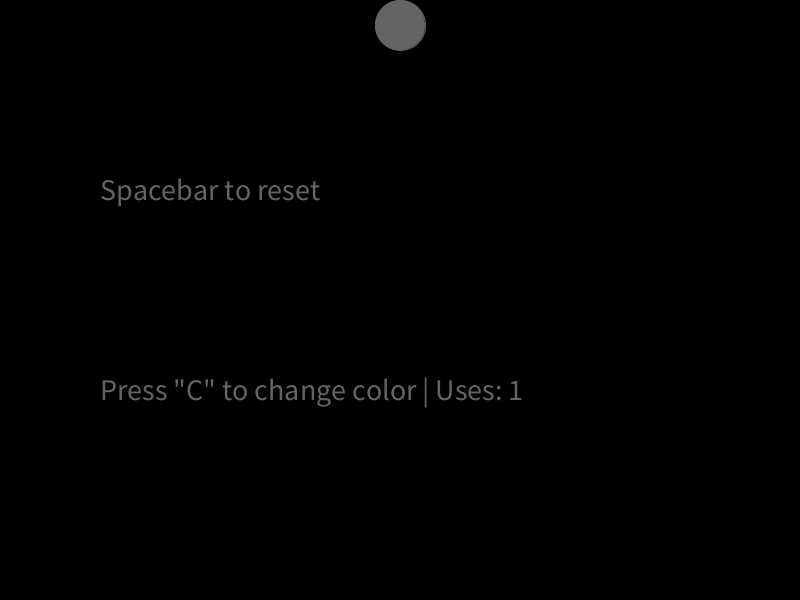
Frame 1 (no input)
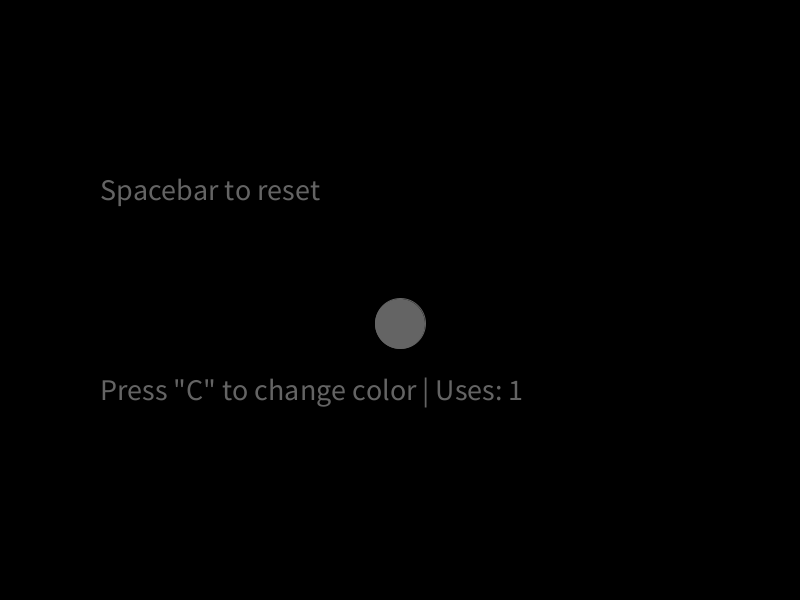
Frame 60 (the mouse pressed at the canvas centre just before this capture)
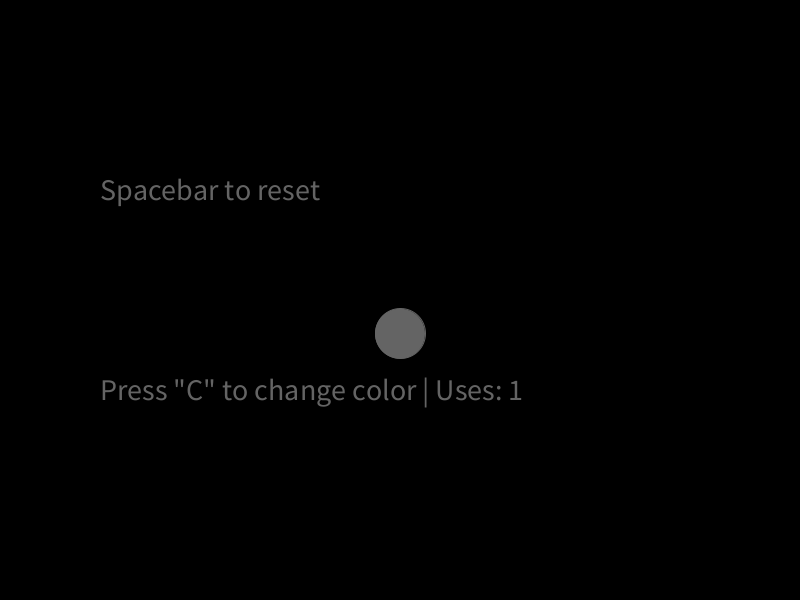
Frame 120 (the mouse held since frame 60 and released just before this capture)

The Processing sketch that drew these frames (run headless with seeded random() and noise(); from frame 60 on, the mouse is pressed at the canvas centre):

// Processing sketch: Bouncing_Ball
// ── Bouncing_Ball.pde

float yV;
float xV;
float g;
float mouseXDisplacement;
float mouseYDisplacement;
boolean ballGrabbed;
float ballY;
float ballX;
int ballDiameter;
color ballColor;
boolean isColored;
int ballRadius;
float percentBounce;
int bgR = 0;
int bgG = 0;
int bgB = 0;
int rI = 1;
int gI = 2;
int bI = 3;


void setup() {
  size(800, 600);
  ballDiameter = 50;
  ballX = width/2;
  ballY = ballDiameter/2;
  ballColor = color(100);
  isColored = false;
  g = 9.8;
  yV = 0;
  ballRadius = ballDiameter/2;
  textSize(30);
  percentBounce = 0.8;
}

void draw() {
  background(bgR, bgG, bgB);
  if (isColored) {
    shiftBkgColors();
  }
  fill(ballColor);
  stroke(ballColor);


  text("Spacebar to reset", 100, 200);
  if (isColored) {
    fill(234, 24, 24);
    text("Press \"C\" to change color | Uses: 0", 100, 400);
    fill(ballColor);
  } else {
    text("Press \"C\" to change color | Uses: 1", 100, 400);
  }

  if (!ballGrabbed) {
    yV = yV+(g/60);
  } else {
    ballX = mouseX-mouseXDisplacement;
    ballY = mouseY-mouseYDisplacement;
  }
  fall();
  if (ballY >= height-ballRadius && !ballGrabbed) {
    yV = constrain(-yV*percentBounce, -50, 25);
    xV = xV*.9;
    ballY = height-ballRadius;
  } else if (ballY <= ballRadius && !ballGrabbed) {
    yV = constrain(-yV*percentBounce, -50, 25);
    xV = xV*.9;
    ballY = ballRadius;
  } else if (ballX >= width-ballRadius && !ballGrabbed) {
    xV = -xV*percentBounce;
    yV = yV*.9;
    ballX = width-ballRadius;
  } else if (ballX <= ballRadius && !ballGrabbed) {
    xV = -xV*percentBounce;
    yV = yV*.9;
    ballX = ballRadius;
  } else {
    xV = xV*.99;
  }
  circle(ballX, ballY, ballDiameter);
}
//void incrementColor(int colorValue,int increment){
//    colorValue = colorValue + increment;
//  if (colorValue >= 255) {
//    increment = -increment;
//  }
//  if (colorValue <= 0) {
//    increment = -increment;
//  }
//}

void onClick() {
  ballY = ballDiameter/2;
}

void keyPressed() {
  if (key == ' ') {
    resetBall();
  } else if (isColored == false && key == 'c') {
    ballColor = color(random(255), random(255), random(255));
    isColored = true;
  }
}

void fall() {
  ballY = ballY+yV;
  ballX = ballX+xV;
}

void mousePressed() {
  ballGrabbed = roundHitboxMoused(ballX, ballY, ballDiameter);
  mouseXDisplacement = mouseX-ballX;
  mouseYDisplacement = mouseY-ballY;
  //if(ballGrabbed){
  //  println("Grab!");
  //}
  //else{
  // println("Miss!");
  //}
}
void invertColorIncrement(int C, int I) {
  if (C >= 255) {
    I = -I;
  }
  if (C <= 0) {
    I = -I;
  }
}

void shiftBkgColors() {
  bgR = bgR + rI;
  if (bgR >= 255) {
    rI = -rI;
  }
  if (bgR <= 0) {
    rI = -rI;
  }

  bgG = bgG + gI;
  if (bgG >= 255) {
    gI = -gI;
  }
  if (bgG <= 0) {
    gI = -gI;
  }

  bgB = bgB + bI;
  if (bgB >= 255) {
    bI = -bI;
  }
  if (bgB <= 0) {
    bI = -bI;
  }
}

boolean inDistance(float centerX, float centerY, float checkedX, float checkedY, float distance) {
  /*
  Checks if a given point is within a given distance of another point
   */
  return distance >= dist(centerX, centerY, checkedX, checkedY); //(sqrt(sq(checkedX-centerX)+sq(checkedY-centerY)));
}
boolean roundHitboxMoused(float centerX, float centerY, float size) {
  /*
  Checks if the mouse is in a given distance of the given point
   */
  return inDistance(centerX, centerY, mouseX, mouseY, size);
}

void mouseReleased() {
  ballGrabbed = false;
}

void mouseDragged() {
  if (ballGrabbed) {
    xV = mouseXMovement();
    yV = mouseYMovement();
  }
}

void resetBall() {
  ballY = ballRadius;
  yV = 0;
  ballX = width/2;
  xV = 0;
}
float mouseXMovement() {
  return mouseX-pmouseX;
}
float mouseYMovement() {
  return mouseY-pmouseY;
}
float totalMouseMovement() {
  return dist(mouseX, mouseY, pmouseX, pmouseY);
}
